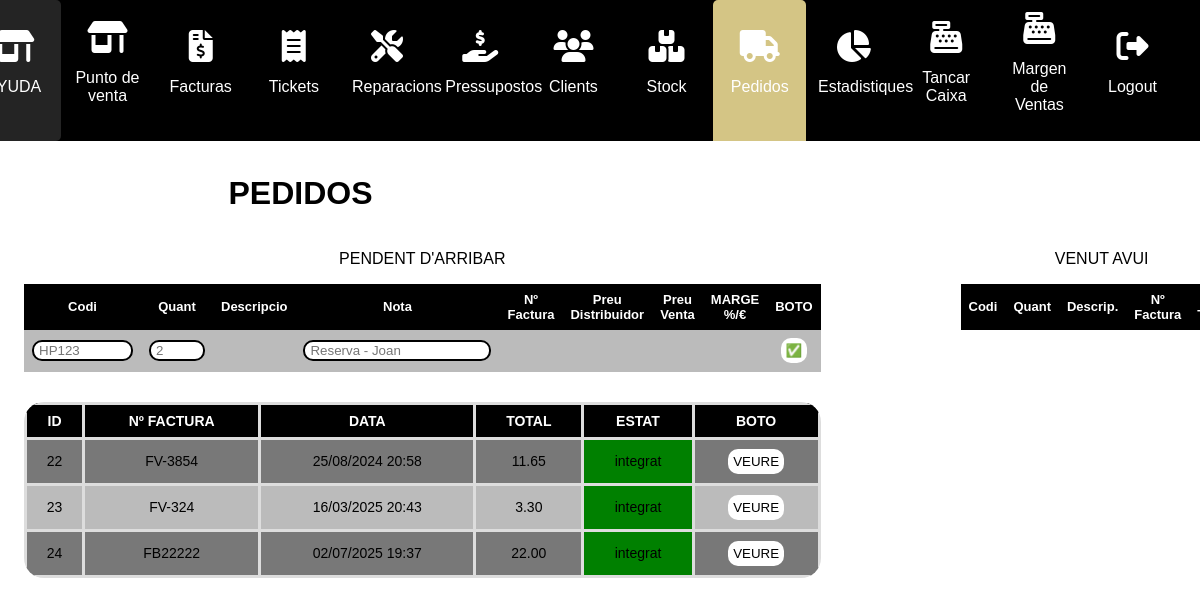
Before: /pedidos/ (signed in) with the older database file.
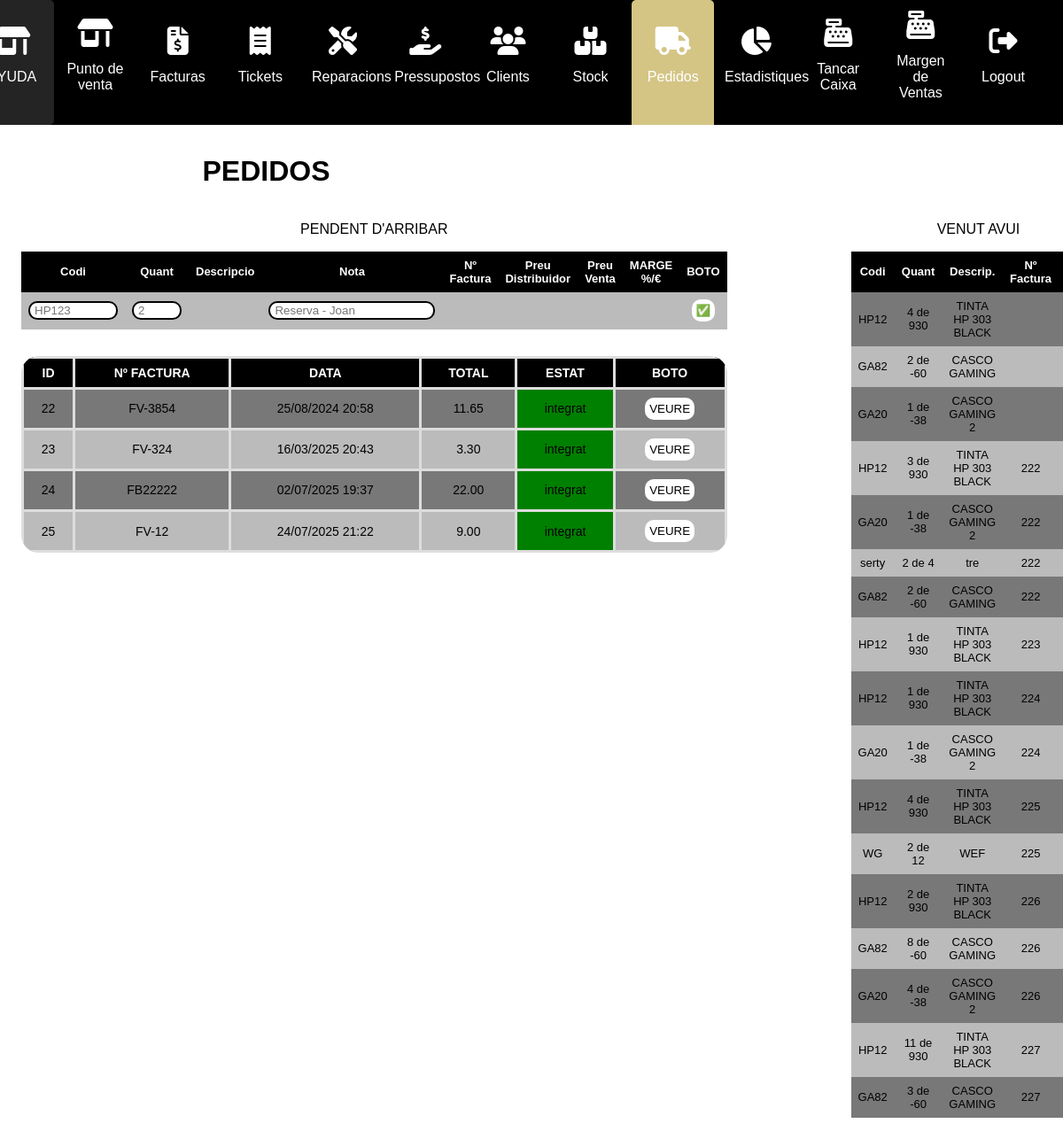
After: the same page with the newer database file.
### myapp/models.py (models this page shows)
class FacturaCompra(models.Model):
    referencia_factura=models.CharField(max_length=30)
    data=models.DateTimeField()
    total= models.DecimalField(max_digits=9999999, decimal_places=2, blank=True)
    estat=models.CharField(default="pendent", max_length=50)

class Producto(models.Model):
    nombre = models.CharField(max_length=200)
    codigo = models.CharField(max_length=200)
    cantidad= models.IntegerField()
    descripcion= models.CharField(max_length=300,default='')
    precio= models.DecimalField(max_digits=9999999, decimal_places=2)
    imagen = models.ImageField(upload_to='imagenes/')
    preu_distribuidor=models.DecimalField(max_digits=9999999, decimal_places=2,default=1)
    marge=models.DecimalField(max_digits=9999999, decimal_places=2,default=1)
    def __str__(self):
        return self.nombre+ " - " + self.codigo + " - " + str(self.cantidad) + " - " + str(self.precio) + "€"

class Ticket(models.Model):
    numero = models.IntegerField(default=1)
    date = models.DateTimeField()
    METODO_PAGO_CHOICES = [
        ('Efectiu', 'Efectiu'),
        ('Targeta', 'Tarjeta'),
        ("Transferencia","Transferencia"),
        ("Chec bancari","Chec bancari"),
        ("Domiciliacio","Domiciliacio")
    ]
    metodo_pago = models.CharField(max_length=50, choices=METODO_PAGO_CHOICES, default='Efectiu')
    total = models.DecimalField(max_digits=9999999, decimal_places=2, validators=[validate_not_zero])
    abono=models.IntegerField(null=True)

class Facturas(models.Model):
    numero= models.IntegerField(default=1)
    persona_id=models.IntegerField()
    date=models.DateTimeField()
    METODO_PAGO_CHOICES = [
        ('Efectivo', 'Efectivo'),
        ('Targeta', 'Tarjeta'),
    ]
    metodo_pago = models.CharField(max_length=20, choices=METODO_PAGO_CHOICES, default='Efectivo')
    total= models.DecimalField(max_digits=9999999, decimal_places=2)
    abono=models.CharField(max_length=10, default=" ")
    procedencia=models.CharField(max_length=30, default=" ")
    taula_id_procedencia=models.IntegerField(default=0)

### myapp/views.py (the view)
# urls.py: path("pedidos/", views.pedidos, name="pedidos"),
@login_required
def pedidos(request):
    producte_pedidos_per_facturar=Pedidos.objects.filter(factura_compra="pendent")
    print(producte_pedidos_per_facturar)
    for prod in producte_pedidos_per_facturar:
        producte=Producto.objects.get(id=prod.producto_id_id)
        prod.referencia=producte.codigo
        prod.descripcio=producte.descripcion
        prod.referencia_venda=producte.precio
    factures_compra=FacturaCompra.objects.all()
    dia=timezone.now().date()
    print("cccc",dia)
    tickets=Ticket.objects.filter(date__date=dia)
    print("aaa",tickets)
    productes_info=[]
    tickets_info = []
    for ticket in tickets:
        print(ticket)
        productes_en_ticket=ProductoEnTicket.objects.filter(ticket_id=ticket.id)
        productes_info=[]
        print("azerty",productes_en_ticket)
        for producte_en_ticket in productes_en_ticket:
            producto = producte_en_ticket.producto
            producte=Producto.objects.get(id=producto.id)
            print("gggg",producte)
            producte_info = {
                "referencia": producte.codigo,
                "quantitat": producte_en_ticket.cantidad,
                "descripcio": producte.descripcion,
                "stock":producte.cantidad,
            }
            productes_info.append(producte_info)
            print("qwerty",productes_info)
        ticket_info = {
            "ticket": ticket,
            "productes": productes_info
        }
        tickets_info.append(ticket_info)
    print(tickets_info)
    productes_info=[]
    factures_info=[]
    factures=Facturas.objects.filter(date__date=dia)
    for factura in factures:
        productes_en_factura=ProductoEnFactura.objects.filter(factura_id=factura.id)
        productes_info=[]
        for producte_en_factura in productes_en_factura:
            producto = producte_en_factura.producto
            producte=Producto.objects.get(id=producto.id)
            print("gggg",producte)
            producte_info = {
                "referencia": producte.codigo,
                "quantitat": producte_en_factura.cantidad,
                "descripcio": producte.descripcion,
                "stock":producte.cantidad
            }
            productes_info.append(producte_info)
            print("qwerty",productes_info)
        factura_info = {
            "factura": factura,
            "productes": productes_info
        }
        factures_info.append(factura_info)
    print(factures_info)
    print(tickets_info)
    return render(request, "pedidos.html", {"producte_pedidos_per_facturar":producte_pedidos_per_facturar, "factures_compra":factures_compra,"ticket":tickets , "factures":factures,
        "producte_pedidos_per_facturar": producte_pedidos_per_facturar,
        "factures_compra": factures_compra,
        "tickets_info": tickets_info,
        "factures_info": factures_info
    })

### myapp/templates/pedidos.html (shortened to what this page needs)
{% extends "layouts/base.html" %}
{% block content %}
<!DOCTYPE html>
<html lang="en">
<head>
</head>
<body>
<div class="main-content">
    <div class="products-section">
        <h1>PEDIDOS</h1>
        <div id="pedidos-seccio">
    <div id="esquerra">
        <table  style="font-size:13px;" >
            <p>PENDENT D'ARRIBAR</p>
            <thead>
                <tr>
                    <th>Codi</th>
                    <th>Quant</th>
                    <th>Descripcio</th>
                    <th>Nota</th>
                    <th>Nº Factura</th>
                    <th>Preu Distribuidor</th>
                    <th>Preu Venta</th>
                    <th>MARGE %/€</TH>
                    <th>BOTO</th>
                </tr>
            </thead>
            <tbody>
                <tr>
                    <td><input id="referencia-pedido-input" placeholder="HP123"></td>
                    <td><input type="number" id="quantitat-pedido-input" placeholder="2"></td>
                    <td></td>
                    <td><input id="nota-pedido-input" placeholder="Reserva - Joan"></td>
                    <td></td>
                    <td></td>
                    <td></td>
                    <td></td>
                    <td><button onclick="crearPedidoProducte()">✅</button></td>
                </tr>
            </tbody>
        </table>
        <div class="taula-factures-compra">
        <table id="productTable">
            <thead>
                <tr>
                    <th>ID</th>
                    <th>Nº FACTURA</th>
                    <th>DATA</th>
                    <th>TOTAL</th>
                    <th>ESTAT</th>
                    <th>BOTO</th>
                </tr>
            </thead>
            <tbody>
                {% for factura in factures_compra %}
                <tr>
                    <td>{{factura.id}}</td>
                    <td>{{factura.referencia_factura}}</td>
                   <td>{{ factura.data|date:"d/m/Y H:i" }}</td>
                    <td>{{factura.total}}</td>
                    <TD class="{% if factura.estat == 'pendent' %}estat-pendent{% elif factura.estat == 'integrat' %}estat-integrat{% endif %}">{{factura.estat}}</TD>
                    <td><button data-factura-referencia="{{factura.id}}" class="popup-trigger" >VEURE</button></td>
                </tr>
                {% endfor %}
            </tbody>
        </table>
    </div>
    </div>
    <div id="dreta">
       <div>
        <p>VENUT AVUI</p>
        <table class="venuts" style="font-size:13px;" >
            <thead>
                <tr>
                    <th>Codi</th>
                    <th>Quant</th>
                    <th>Descrip.</th>
                    <th>Nº Factura</th>
                    <th>Nº Ticket</th>
                </tr>
            </thead>
            <tbody>
                {% for ticket_info in tickets_info %}
                {% for producte in ticket_info.productes %}
                    <tr>
                        <td>{{ producte.referencia }}</td>
                        <td>{{ producte.quantitat }} de {{ producte.stock }}</td>
                        <td>{{ producte.descripcio }}</td>
                        <td></td>
                        <td>{{ ticket_info.ticket.id }}</td>
                    </tr>
                {% endfor %}
            {% endfor %}
            {% for factura_info in factures_info %}
            {% for producte in factura_info.productes %}
                <tr>
                    <td>{{ producte.referencia }}</td>
                    <td>{{ producte.quantitat }} de {{ producte.stock }}</td>
                    <td>{{ producte.descripcio }}</td>
                    <td>{{ factura_info.factura.id }}</td>
                    <td></td>
                </tr>
            {% endfor %}
        {% endfor %}
            </tbody>
        </table>
    </div>
    </div>
    </div>
</div>
</div>
</body>
</html>
{% endblock %}

Changed rows visible on the page:
added FacturaCompra: id "25", referencia_factura "FV-12", data "24/07/2025 21:22", total "9.00", estat "integrat"
added Ticket: quantitat "4" "2" "1", stock "930" "-60" "-38"
now on this page (row edited): Producto: referencia "HP12", descripcio "TINTA HP 303 BLACK", referencia "HP12" "HP12" "HP12" "HP12" "HP12" "HP12", descripcio "TINTA HP 303 BLACK" "TINTA HP 303 BLACK" "TINTA HP 303 BLACK" "TINTA HP 303 BLACK" "TINTA HP 303 BLACK" "TINTA HP 303 BLACK"
now on this page (row edited): Producto: referencia "GA82", descripcio "CASCO GAMING", referencia "GA82" "GA82" "GA82", descripcio "CASCO GAMING" "CASCO GAMING" "CASCO GAMING"
now on this page (row edited): Producto: referencia "GA20", descripcio "CASCO GAMING 2", referencia "GA20" "GA20" "GA20", descripcio "CASCO GAMING 2" "CASCO GAMING 2" "CASCO GAMING 2"
added Facturas: quantitat "3" "1" "2" "2", stock "930" "-38" "4" "-60", factura.id "222" "222" "222" "222"
now on this page (row edited): Producto: referencia "serty", descripcio "tre"
added Facturas: quantitat "1", stock "930", factura.id "223"
added Facturas: quantitat "1" "1", stock "930" "-38", factura.id "224" "224"
added Facturas: quantitat "4" "2", stock "930" "12", factura.id "225" "225"
now on this page (row unchanged): Producto: referencia "WG", descripcio "WEF"
added Facturas: quantitat "2" "8" "4", stock "930" "-60" "-38", factura.id "226" "226" "226"
added Facturas: quantitat "11" "3", stock "930" "-60", factura.id "227" "227"
